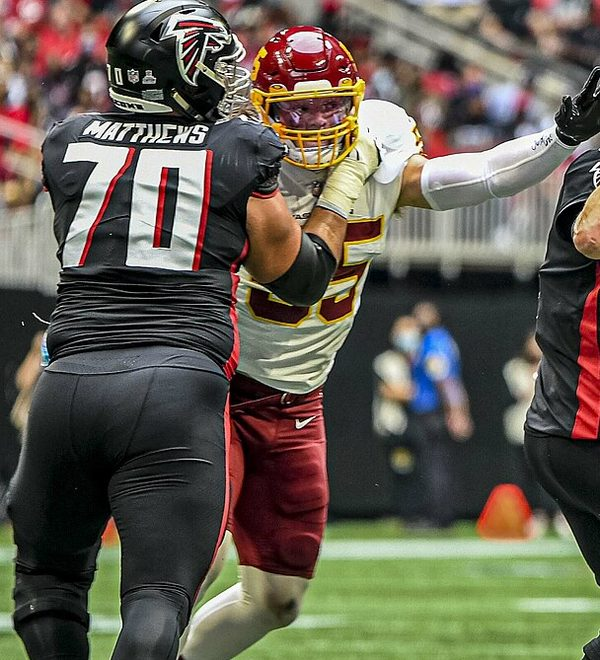
#> input picture img/dynasty/action/0031279.jpg, 600 x 660 px
$ python -i legend_photos.py   (imports and definitions only)
#> lines starting #> are read from the running program, lines starting #| are printed output that depends on the picture
#!/usr/bin/env python3
"""Brings the Legends' photos into Gridiron Rivals (the owner, Oct 31 2026: "Import into game for me to see", after asking
which Legends have Wikimedia photos): each Legend's Wikipedia lead photo, only where Wikipedia marks it freely licensed
(pilicense=free: no fair-use pictures), cropped round his face -> img/dynasty/legends/<file>.jpg (600 x 450), and the
PHOTO table in js/core/dynasty-legends.js (between its <legend-photos> marks) with each photo's author and licence, which
the card's details credit. Run: python3 tools/dynasty/legend_photos.py [--cache DIR] (then bump CACHE in sw.js).
Needs en.wikipedia.org and upload.wikimedia.org; the face crop uses OpenCV 4 (opencv-python-headless<5) when it's there,
otherwise the top-centre of the photo.

TITLE names the article where the plain name is ambiguous; FILE puts a chosen Commons file in place of the article's lead
photo; SKIP leaves a Legend without one (his card keeps his number); CROP sets the crop by hand where the face finder
misses (checked by eye on a contact sheet).
"""
import hashlib, html, json, os, re, ssl, sys, time, unicodedata, urllib.error, urllib.parse, urllib.request

ROOT = os.path.dirname(os.path.dirname(os.path.dirname(os.path.abspath(__file__))))
DATA = os.path.join(ROOT, 'data', 'dynasty.json')
IMG = os.path.join(ROOT, 'img', 'dynasty', 'legends')
JS = os.path.join(ROOT, 'js', 'core', 'dynasty-legends.js')
API = 'https://en.wikipedia.org/w/api.php'
UA = 'GridironRivalsLegendPhotos/1.0 (https://github.com/evanappenzeller-ui/gridiron-gangbang)'
W, H = 600, 450

# Legend's name (data/dynasty.json) -> his Wikipedia article, where the name alone is a namesake or a disambiguation page
TITLE = {
    'Dick "Night Train" Lane': 'Night Train Lane', 'Bruce Smith': 'Bruce Smith', 'Joe Thomas': 'Joe Thomas (offensive tackle)',
    'Walter Jones': 'Walter Jones (American football)', 'Tim Brown': 'Tim Brown (American football)',
    'Jim Parker': 'Jim Parker (American football)', 'Willie Brown': 'Willie Brown (American football)',
    'Mike Haynes': 'Mike Haynes (cornerback)', 'Randy White': 'Randy White (American football)',
    'Larry Wilson': 'Larry Wilson (American football)', 'Jack Lambert': 'Jack Lambert (American football)',
    'John Hannah': 'John Hannah (American football)', 'John Mackey': 'John Mackey (American football)',
}
FILE = {}
SKIP = set()
# name -> (centre x, top, height) as fractions of the photo's width and height
CROP = {
    'Bruce Smith': (.45, .08, .6), 'Gale Sayers': (.5, 0, .58), 'Earl Campbell': (.55, .02, .62), 'Eric Dickerson': (.5, .1, .5),
}


CACHE = None  # (main sets it: the API's answers are kept there, so a rerun after a rate limit picks up where it stopped)


# [47 lines left out: functions open_url, get, fetch, plain, not called in this run]


def slug(key):
    return unicodedata.normalize('NFKD', key).encode('ascii', 'ignore').decode()


def faces(img):
    """The faces OpenCV finds, largest first ([] without OpenCV 4)."""
    try:
        import cv2, numpy as np
    except ImportError:
        return []
    cas = os.path.join(cv2.data.haarcascades, 'haarcascade_frontalface_default.xml')
    if not os.path.exists(cas):
        return []
    g = cv2.cvtColor(np.array(img.convert('RGB')), cv2.COLOR_RGB2GRAY)
    side = min(g.shape)
    found = cv2.CascadeClassifier(cas).detectMultiScale(g, scaleFactor=1.08, minNeighbors=6, minSize=(max(24, side // 14),) * 2)
    return sorted((tuple(int(v) for v in f) for f in found), key=lambda f: -f[2] * f[3])


def crop(src, out, hand=None):
    """A 4:3 head-and-shoulders crop (hand's, else round the largest face, else the photo's top centre), saved as a
    600 x 450 JPEG."""
#> called with src = '../../img/dynasty/action/0031279.jpg', out = 'out.png'
    from PIL import Image, ImageOps
    img = ImageOps.exif_transpose(Image.open(src)).convert('RGB')
#> img is the input picture: PIL image 600x660 RGB; mean R, G, B 99.1, 93.6, 81.4
    iw, ih = img.size
#> iw = 600; ih = 660
    f = [] if hand else faces(img)
#> in faces, `g = cv2.cvtColor(np.array(img.convert('RGB')), cv2.COLOR_RGB2GRAY)`:
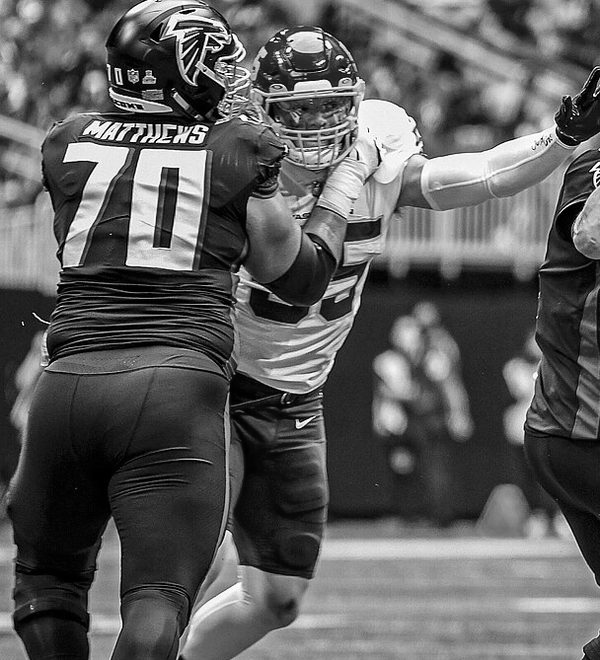
#> g: shape (660, 600); min 0, max 255, mean 93.9
#> in faces, `found = cv2.CascadeClassifier(cas).detectMultiScale(g, scaleFactor=1.0..`: found = [[272, 167, 69, 69]]
#> f = [(272, 167, 69, 69)]
    if hand:
        ch = min(ih, hand[2] * ih); cw = ch * W / H
        if cw > iw:
            cw = iw; ch = cw * H / W
        left, top = hand[0] * iw - cw / 2, hand[1] * ih
    elif f:
        x, y, w, h = f[0]
#> x = 272; y = 167; w = 69; h = 69
        ch = min(ih, max(h * 3.4, ih * .3))
#> ch = 234.6
        cw = ch * W / H
#> cw = 312.8
        if cw > iw:
            cw = iw; ch = cw * H / W
        cx, cy = x + w / 2, y + h / 2
#> cx = 306.5; cy = 201.5
        left, top = cx - cw / 2, cy - ch * .4
#> left = 150.1; top = 107.7
    else:
        cw = iw; ch = cw * H / W
        if ch > ih:
            ch = ih; cw = ch * W / H
        left, top = (iw - cw) / 2, min(ih * .04, ih - ch)
    left = max(0, min(left, iw - cw)); top = max(0, min(top, ih - ch))
    img.crop((round(left), round(top), round(left + cw), round(top + ch))).resize((W, H), Image.LANCZOS) \
        .save(out, 'JPEG', quality=82, optimize=True, progressive=True)
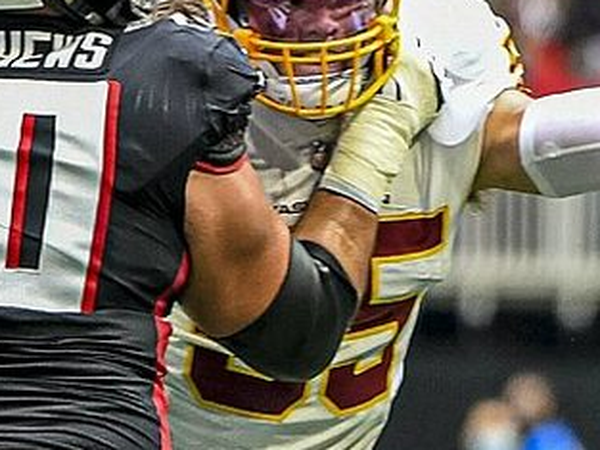
#> saved as out.png: PIL image 600x450 RGB; mean R, G, B 114.8, 104.7, 92.4
    return bool(f)


# [64 lines left out: function main, not called in this run]


# [2 lines not run here, left out]

>>> result = crop('../../img/dynasty/action/0031279.jpg', 'out.png')
#> result = True

$ run again, on img/dynasty/legends/xanthonymunoz.jpg
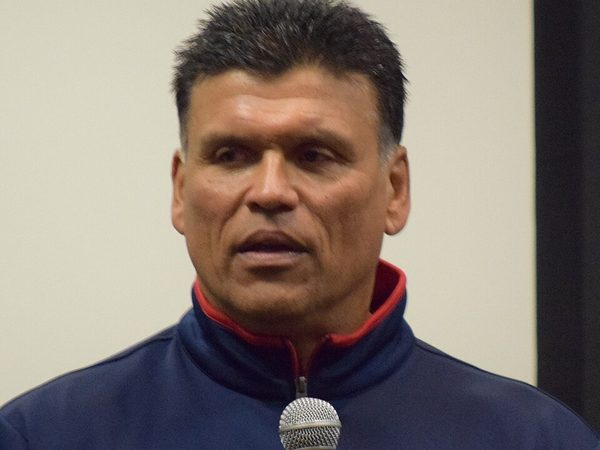
#> input picture img/dynasty/legends/xanthonymunoz.jpg, 600 x 450 px
#> in crop, img is the input picture: PIL image 600x450 RGB; mean R, G, B 134, 122.7, 115.1
#> in faces, `g = cv2.cvtColor(np.array(img.convert('RGB')), cv2.COLOR_RGB2GRAY)`:
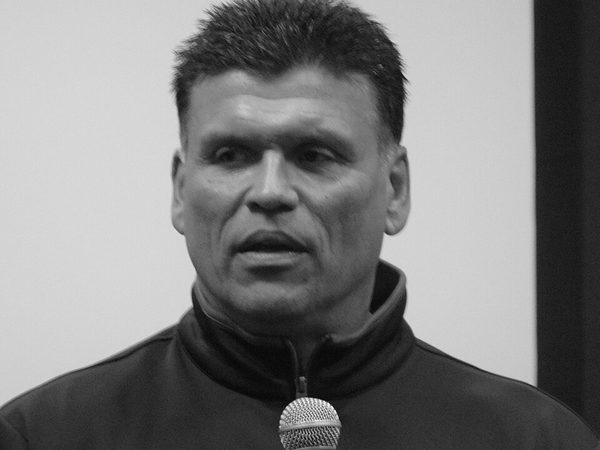
#> g: shape (450, 600); min 1, max 254, mean 125.2
#> found = [[146, 54, 251, 251]]
#> f = [(146, 54, 251, 251)]
#> x = 146; y = 54; w = 251
#> ch = 450
#> cw = 600
#> cx = 271.5; cy = 179.5
#> in crop, `left, top = cx - cw / 2, cy - ch * .4`: left = -28.5; top = -0.5
#> in crop, `left = max(0, min(left, iw - cw))`: left = 0
#> result = True

$ run again, on img/dynasty/legends/xbarrysanders.jpg
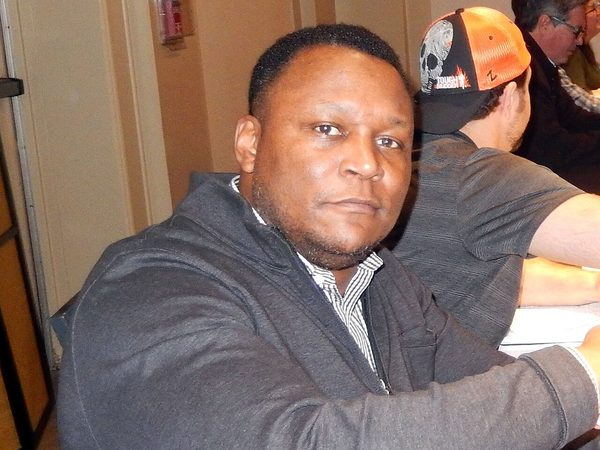
#> input picture img/dynasty/legends/xbarrysanders.jpg, 600 x 450 px
#> in crop, img is the input picture: PIL image 600x450 RGB; mean R, G, B 133.7, 110.6, 100.9
#> in faces, `g = cv2.cvtColor(np.array(img.convert('RGB')), cv2.COLOR_RGB2GRAY)`:
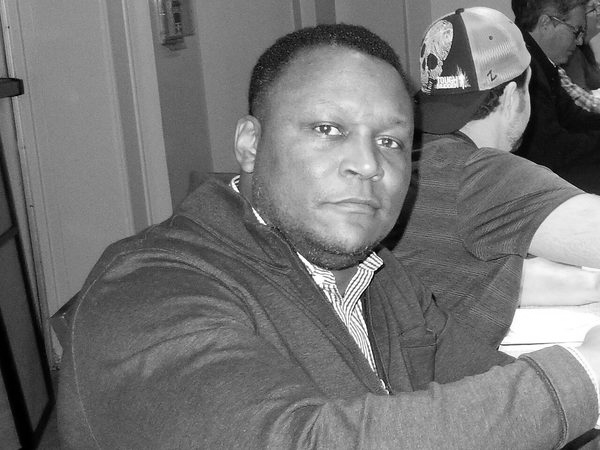
#> g: shape (450, 600); min 0, max 255, mean 116.4
#> found = [[269, 72, 162, 162], [276, 39, 129, 129]]
#> f = [(269, 72, 162, 162), (276, 39, 129, 129)]
#> x = 269; y = 72; w = 162
#> ch = 450
#> cw = 600
#> cx = 350; cy = 153
#> in crop, `left, top = cx - cw / 2, cy - ch * .4`: left = 50; top = -27
#> in crop, `left = max(0, min(left, iw - cw))`: left = 0
#> result = True
